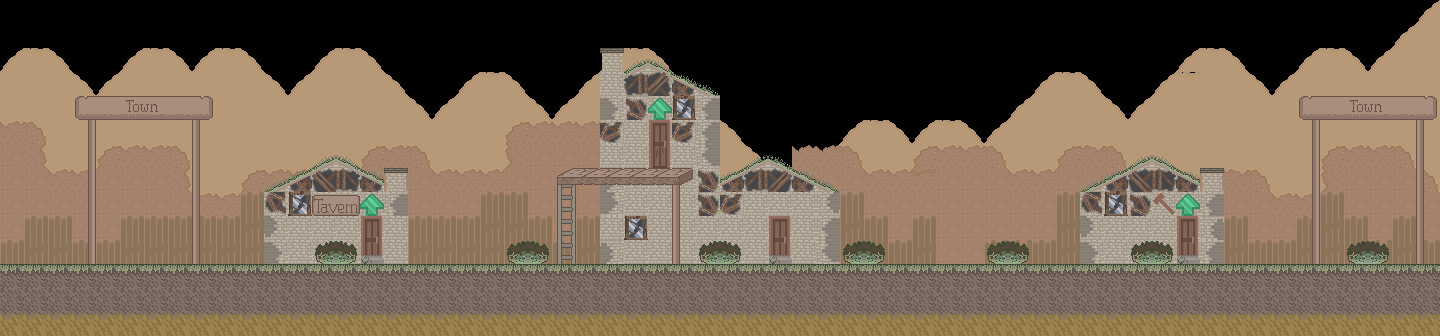

This is a level from a 2D game, rendered from its Tiled map with the project's own tilesets. A one-line summary and the map file follow, with tile-layer data summarised:
An orthogonal 60x14 tile map with 24x24 px tiles, 3 tile layers (background, foreground, sign) and 5 objects (2x door, entrance).

<map version="1.0" orientation="orthogonal" width="60" height="14" tilewidth="24" tileheight="24">
 <tileset firstgid="1" name="town" tilewidth="24" tileheight="24">
  <image source="town.png" width="288" height="96" />
 </tileset>
 <layer name="background" width="60" height="14">
  <properties>
   <property name="blue" value="124" />
   <property name="floor" value="9" />
   <property name="green" value="163" />
   <property name="offset" value="2" />
   <property name="red" value="195" />
  </properties>
  <data>[840 cells, 650 non-empty, 14 distinct tile ids]</data>
 </layer>
 <layer name="foreground" width="60" height="14">
  <data>[840 cells, 171 non-empty, 24 distinct tile ids]</data>
 </layer>
 <layer name="sign" width="60" height="14">
  <data>[840 cells, 47 non-empty, 12 distinct tile ids]</data>
 </layer>
 <objectgroup name="nodes" width="60" height="14">
  <object type="entrance" x="0" y="216" width="24" height="48" />
  <object type="door" x="1392" y="216" width="48" height="48">
   <properties>
    <property name="instant" value="" />
    <property name="level" value="endscreen" />
   </properties>
  </object>
  <object type="door" x="360" y="216" width="24" height="48">
   <properties>
    <property name="level" value="tavern" />
   </properties>
  </object>
 </objectgroup>
 <objectgroup name="floor" width="60" height="14">
  <object x="0" y="264" width="1440" height="168" />
  <object x="573" y="168" width="110" height="22" />
 </objectgroup>
</map>
